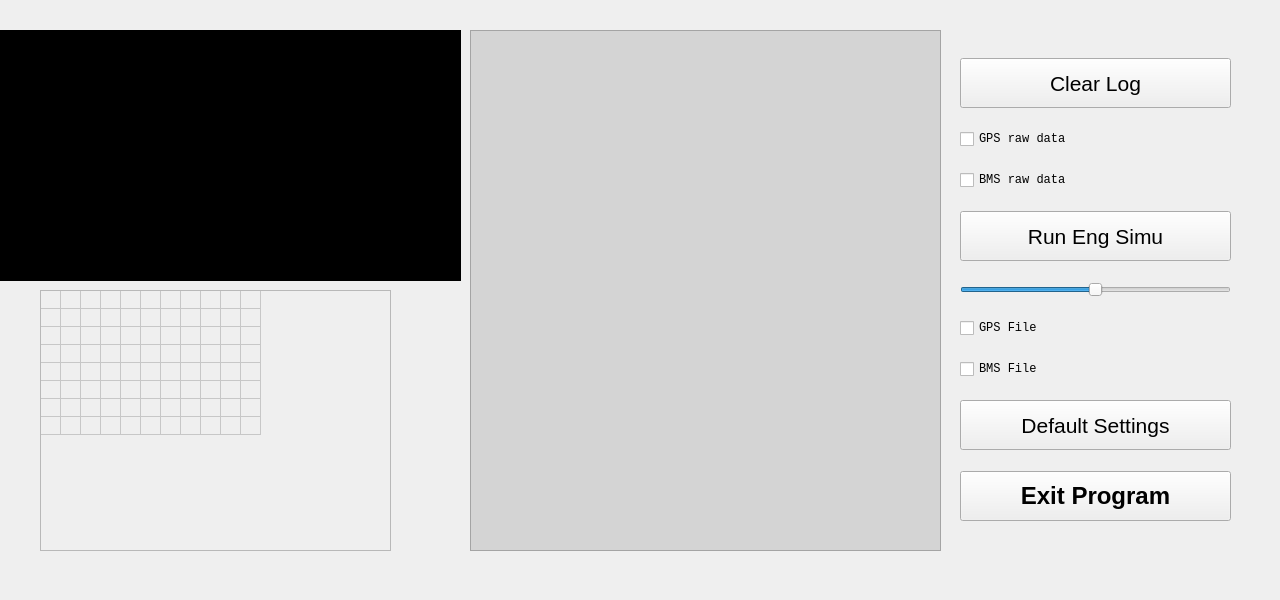
   <widget class="QWidget" name="log" native="true">
    <property name="geometry">
     <rect>
      <x>0</x>
      <y>0</y>
      <width>1280</width>
      <height>600</height>
     </rect>
    </property>
    <property name="font">
     <font>
      <family>Lucida Console</family>
     </font>
    </property>
    <property name="styleSheet">
     <string notr="true">QPushButton:focus{
color: rgb(255, 0, 4);
}
QCheckBox:focus{
background-color: rgba(255, 0, 4, 50);
}</string>
    </property>
    <widget class="QWidget" name="layoutWidget_3">
     <property name="geometry">
      <rect>
       <x>950</x>
       <y>40</y>
       <width>291</width>
       <height>501</height>
      </rect>
     </property>
     <layout class="QVBoxLayout" name="logLayout">
      <property name="spacing">
       <number>3</number>
      </property>
      <property name="leftMargin">
       <number>10</number>
      </property>
      <property name="topMargin">
       <number>0</number>
      </property>
      <property name="rightMargin">
       <number>10</number>
      </property>
      <property name="bottomMargin">
       <number>0</number>
      </property>
      <item>
       <widget class="QPushButton" name="pushButton_clear_errors">
        <property name="maximumSize">
         <size>
          <width>16777215</width>
          <height>50</height>
         </size>
        </property>
        <property name="font">
         <font>
          <pointsize>16</pointsize>
         </font>
        </property>
        <property name="styleSheet">
         <string notr="true">selection-background-color: rgb(255, 0, 0);</string>
        </property>
        <property name="text">
         <string>Clear Log</string>
        </property>
       </widget>
      </item>
      <item>
       <widget class="QCheckBox" name="checkBox_logGpsRaw">
        <property name="text">
         <string>GPS raw data</string>
        </property>
       </widget>
      </item>
      <item>
       <widget class="QCheckBox" name="checkBox_logBmsRaw">
        <property name="text">
         <string>BMS raw data</string>
        </property>
       </widget>
      </item>
      <item>
       <widget class="QPushButton" name="pushButton_Runsound">
        <property name="maximumSize">
         <size>
          <width>16777215</width>
          <height>50</height>
         </size>
        </property>
        <property name="font">
         <font>
          <pointsize>16</pointsize>
         </font>
        </property>
        <property name="styleSheet">
         <string notr="true">selection-background-color: rgb(255, 0, 0);</string>
        </property>
        <property name="text">
         <string>Run Eng Simu</string>
        </property>
       </widget>
      </item>
      <item>
       <widget class="QSlider" name="horizontalSlider">
        <property name="sizePolicy">
         <sizepolicy hsizetype="Minimum" vsizetype="Fixed">
          <horstretch>0</horstretch>
          <verstretch>0</verstretch>
         </sizepolicy>
        </property>
        <property name="focusPolicy">
         <enum>Qt::NoFocus</enum>
        </property>
        <property name="maximum">
         <number>100</number>
        </property>
        <property name="value">
         <number>50</number>
        </property>
        <property name="sliderPosition">
         <number>50</number>
        </property>
        <property name="orientation">
         <enum>Qt::Horizontal</enum>
        </property>
       </widget>
      </item>
      <item>
       <widget class="QCheckBox" name="checkBox_GPSFile">
        <property name="text">
         <string>GPS File</string>
        </property>
       </widget>
      </item>
      <item>
       <widget class="QCheckBox" name="checkBox_BMSFile">
        <property name="text">
         <string>BMS File</string>
        </property>
       </widget>
      </item>
      <item>
       <widget class="QPushButton" name="pushButton_defaultSettings">
        <property name="maximumSize">
         <size>
          <width>16777215</width>
          <height>50</height>
         </size>
        </property>
        <property name="font">
         <font>
          <pointsize>16</pointsize>
         </font>
        </property>
        <property name="styleSheet">
         <string notr="true">selection-background-color: rgb(255, 0, 0);</string>
        </property>
        <property name="text">
         <string>Default Settings</string>
        </property>
       </widget>
      </item>
      <item>
       <widget class="QPushButton" name="pushButton_exit">
        <property name="maximumSize">
         <size>
          <width>16777215</width>
          <height>50</height>
         </size>
        </property>
        <property name="font">
         <font>
          <pointsize>18</pointsize>
          <weight>75</weight>
          <bold>true</bold>
         </font>
        </property>
        <property name="styleSheet">
         <string notr="true">selection-background-color: rgb(255, 0, 0);</string>
        </property>
        <property name="text">
         <string>Exit Program</string>
        </property>
       </widget>
      </item>
     </layout>
    </widget>
    <widget class="QTextBrowser" name="textBrowser_errors">
     <property name="geometry">
      <rect>
       <x>470</x>
       <y>30</y>
       <width>471</width>
       <height>521</height>
      </rect>
     </property>
     <property name="focusPolicy">
      <enum>Qt::NoFocus</enum>
     </property>
     <property name="styleSheet">
      <string notr="true">font: 10pt &quot;Lucida Console&quot;;
background-color: rgb(212, 212, 212);</string>
     </property>
    </widget>
    <widget class="QCustomPlot" name="efficiencyPlot" native="true">
     <property name="geometry">
      <rect>
       <x>0</x>
       <y>30</y>
       <width>461</width>
       <height>251</height>
      </rect>
     </property>
     <property name="styleSheet">
      <string notr="true">background-color: rgb(0, 0, 0);</string>
     </property>
    </widget>
    <widget class="QWidget" name="battInfo" native="true">
     <property name="geometry">
      <rect>
       <x>20</x>
       <y>280</y>
       <width>411</width>
       <height>281</height>
      </rect>
     </property>
     <widget class="QTableWidget" name="info_battTable">
      <property name="enabled">
       <bool>false</bool>
      </property>
      <property name="geometry">
       <rect>
        <x>20</x>
        <y>10</y>
        <width>351</width>
        <height>261</height>
       </rect>
      </property>
      <property name="sizePolicy">
       <sizepolicy hsizetype="Preferred" vsizetype="Preferred">
        <horstretch>100</horstretch>
        <verstretch>100</verstretch>
       </sizepolicy>
      </property>
      <property name="focusPolicy">
       <enum>Qt::NoFocus</enum>
      </property>
      <property name="styleSheet">
       <string notr="true"/>
      </property>
      <property name="verticalScrollBarPolicy">
       <enum>Qt::ScrollBarAlwaysOff</enum>
      </property>
      <property name="horizontalScrollBarPolicy">
       <enum>Qt::ScrollBarAlwaysOff</enum>
      </property>
      <property name="autoScroll">
       <bool>false</bool>
      </property>
      <property name="tabKeyNavigation">
       <bool>false</bool>
      </property>
      <property name="selectionMode">
       <enum>QAbstractItemView::NoSelection</enum>
      </property>
      <property name="showGrid">
       <bool>true</bool>
      </property>
      <property name="rowCount">
       <number>8</number>
      </property>
      <property name="columnCount">
       <number>11</number>
      </property>
      <attribute name="horizontalHeaderVisible">
       <bool>false</bool>
      </attribute>
      <attribute name="horizontalHeaderDefaultSectionSize">
       <number>12</number>
      </attribute>
      <attribute name="horizontalHeaderHighlightSections">
       <bool>false</bool>
      </attribute>
      <attribute name="horizontalHeaderMinimumSectionSize">
       <number>5</number>
      </attribute>
      <attribute name="verticalHeaderVisible">
       <bool>false</bool>
      </attribute>
      <attribute name="verticalHeaderDefaultSectionSize">
       <number>12</number>
      </attribute>
      <attribute name="verticalHeaderMinimumSectionSize">
       <number>5</number>
      </attribute>
      <row/>
      <row/>
      <row/>
      <row/>
      <row/>
      <row/>
      <row/>
      <row/>
      <column/>
      <column/>
      <column/>
      <column/>
      <column/>
      <column/>
      <column/>
      <column/>
      <column/>
      <column/>
      <column/>
      <item row="0" column="0">
       <property name="text">
        <string/>
       </property>
      </item>
      <item row="0" column="1">
       <property name="text">
        <string/>
       </property>
      </item>
      <item row="0" column="2">
       <property name="text">
        <string/>
       </property>
      </item>
      <item row="1" column="1">
       <property name="text">
        <string/>
       </property>
      </item>
      <item row="2" column="0"/>
     </widget>
    </widget>
   </widget>
